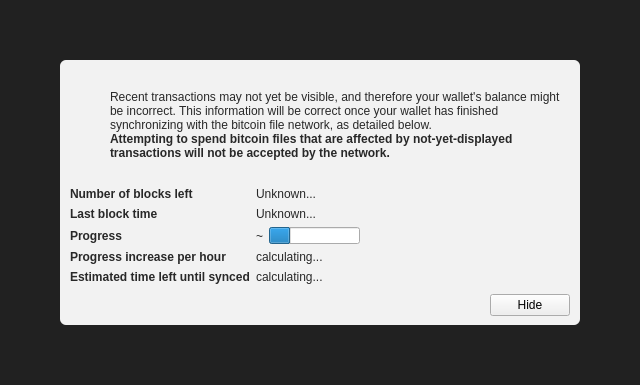
<?xml version="1.0" encoding="UTF-8"?>
<ui version="4.0">
 <class>ModalOverlay</class>
 <widget class="ModalOverlay" name="ModalOverlay">
  <property name="geometry">
   <rect>
    <x>0</x>
    <y>0</y>
    <width>640</width>
    <height>385</height>
   </rect>
  </property>
  <property name="windowTitle">
   <string>Form</string>
  </property>
  <layout class="QVBoxLayout" name="verticalLayout" stretch="0">
   <property name="sizeConstraint">
    <enum>QLayout::SetDefaultConstraint</enum>
   </property>
   <property name="leftMargin">
    <number>0</number>
   </property>
   <property name="topMargin">
    <number>0</number>
   </property>
   <property name="rightMargin">
    <number>0</number>
   </property>
   <property name="bottomMargin">
    <number>0</number>
   </property>
   <item>
    <widget class="QWidget" name="bgWidget" native="true">
     <property name="styleSheet">
      <string notr="true">#bgWidget { background: rgba(0,0,0,220); }</string>
     </property>
     <layout class="QVBoxLayout" name="verticalLayoutMain" stretch="1">
      <property name="leftMargin">
       <number>60</number>
      </property>
      <property name="topMargin">
       <number>60</number>
      </property>
      <property name="rightMargin">
       <number>60</number>
      </property>
      <property name="bottomMargin">
       <number>60</number>
      </property>
      <item>
       <widget class="QWidget" name="contentWidget" native="true">
        <property name="styleSheet">
         <string notr="true">#contentWidget { background: rgba(255,255,255,240); border-radius: 6px; }

QLabel { color: rgb(40,40,40);  }</string>
        </property>
        <layout class="QVBoxLayout" name="verticalLayoutSub" stretch="1,0,0,0">
         <property name="spacing">
          <number>0</number>
         </property>
         <property name="leftMargin">
          <number>10</number>
         </property>
         <property name="topMargin">
          <number>10</number>
         </property>
         <property name="rightMargin">
          <number>10</number>
         </property>
         <property name="bottomMargin">
          <number>10</number>
         </property>
         <item>
          <layout class="QHBoxLayout" name="horizontalLayoutIconText" stretch="0,1">
           <property name="topMargin">
            <number>20</number>
           </property>
           <item>
            <layout class="QVBoxLayout" name="verticalLayoutIcon">
             <property name="leftMargin">
              <number>0</number>
             </property>
             <item>
              <widget class="QPushButton" name="warningIcon">
               <property name="enabled">
                <bool>false</bool>
               </property>
               <property name="text">
                <string/>
               </property>
               <property name="icon">
                <iconset>
                 <normaloff>:/icons/warning</normaloff>
                 <disabledoff>:/icons/warning</disabledoff>:/icons/warning</iconset>
               </property>
               <property name="iconSize">
                <size>
                 <width>48</width>
                 <height>48</height>
                </size>
               </property>
               <property name="flat">
                <bool>true</bool>
               </property>
              </widget>
             </item>
             <item>
              <spacer name="verticalSpacerWarningIcon">
               <property name="orientation">
                <enum>Qt::Vertical</enum>
               </property>
               <property name="sizeHint" stdset="0">
                <size>
                 <width>20</width>
                 <height>40</height>
                </size>
               </property>
              </spacer>
             </item>
            </layout>
           </item>
           <item>
            <layout class="QVBoxLayout" name="verticalLayoutInfoText">
             <property name="leftMargin">
              <number>0</number>
             </property>
             <property name="topMargin">
              <number>0</number>
             </property>
             <item>
              <widget class="QLabel" name="infoText">
               <property name="text">
                <string>Recent transactions may not yet be visible, and therefore your wallet's balance might be incorrect. This information will be correct once your wallet has finished synchronizing with the bitcoin file network, as detailed below.</string>
               </property>
               <property name="textFormat">
                <enum>Qt::RichText</enum>
               </property>
               <property name="wordWrap">
                <bool>true</bool>
               </property>
              </widget>
             </item>
             <item>
              <widget class="QLabel" name="infoTextStrong">
               <property name="font">
                <font>
                 <weight>75</weight>
                 <bold>true</bold>
                </font>
               </property>
               <property name="text">
                <string>Attempting to spend bitcoin files that are affected by not-yet-displayed transactions will not be accepted by the network.</string>
               </property>
               <property name="textFormat">
                <enum>Qt::RichText</enum>
               </property>
               <property name="wordWrap">
                <bool>true</bool>
               </property>
              </widget>
             </item>
             <item>
              <spacer name="verticalSpacerInTextSpace">
               <property name="orientation">
                <enum>Qt::Vertical</enum>
               </property>
               <property name="sizeHint" stdset="0">
                <size>
                 <width>20</width>
                 <height>40</height>
                </size>
               </property>
              </spacer>
             </item>
            </layout>
           </item>
          </layout>
         </item>
         <item>
          <spacer name="verticalSpacerAfterText">
           <property name="orientation">
            <enum>Qt::Vertical</enum>
           </property>
           <property name="sizeHint" stdset="0">
            <size>
             <width>20</width>
             <height>40</height>
            </size>
           </property>
          </spacer>
         </item>
         <item>
          <layout class="QFormLayout" name="formLayout">
           <property name="fieldGrowthPolicy">
            <enum>QFormLayout::FieldsStayAtSizeHint</enum>
           </property>
           <property name="horizontalSpacing">
            <number>6</number>
           </property>
           <property name="verticalSpacing">
            <number>6</number>
           </property>
           <property name="topMargin">
            <number>10</number>
           </property>
           <item row="0" column="0">
            <widget class="QLabel" name="labelNumberOfBlocksLeft">
             <property name="font">
              <font>
               <weight>75</weight>
               <bold>true</bold>
              </font>
             </property>
             <property name="text">
              <string>Number of blocks left</string>
             </property>
            </widget>
           </item>
           <item row="0" column="1">
            <widget class="QLabel" name="numberOfBlocksLeft">
             <property name="text">
              <string>Unknown...</string>
             </property>
            </widget>
           </item>
           <item row="1" column="0">
            <widget class="QLabel" name="labelLastBlockTime">
             <property name="font">
              <font>
               <weight>75</weight>
               <bold>true</bold>
              </font>
             </property>
             <property name="text">
              <string>Last block time</string>
             </property>
            </widget>
           </item>
           <item row="1" column="1">
            <widget class="QLabel" name="newestBlockDate">
             <property name="sizePolicy">
              <sizepolicy hsizetype="Maximum" vsizetype="Preferred">
               <horstretch>0</horstretch>
               <verstretch>0</verstretch>
              </sizepolicy>
             </property>
             <property name="text">
              <string>Unknown...</string>
             </property>
            </widget>
           </item>
           <item row="2" column="0">
            <widget class="QLabel" name="labelSyncDone">
             <property name="font">
              <font>
               <weight>75</weight>
               <bold>true</bold>
              </font>
             </property>
             <property name="text">
              <string>Progress</string>
             </property>
            </widget>
           </item>
           <item row="2" column="1">
            <layout class="QHBoxLayout" name="horizontalLayoutSync" stretch="0,1">
             <item>
              <widget class="QLabel" name="percentageProgress">
               <property name="text">
                <string notr="true">~</string>
               </property>
              </widget>
             </item>
             <item>
              <widget class="QProgressBar" name="progressBar">
               <property name="value">
                <number>24</number>
               </property>
               <property name="format">
                <string/>
               </property>
              </widget>
             </item>
            </layout>
           </item>
           <item row="4" column="0">
            <widget class="QLabel" name="labelProgressIncrease">
             <property name="font">
              <font>
               <weight>75</weight>
               <bold>true</bold>
              </font>
             </property>
             <property name="text">
              <string>Progress increase per hour</string>
             </property>
            </widget>
           </item>
           <item row="4" column="1">
            <widget class="QLabel" name="progressIncreasePerH">
             <property name="text">
              <string>calculating...</string>
             </property>
            </widget>
           </item>
           <item row="5" column="0">
            <widget class="QLabel" name="labelEstimatedTimeLeft">
             <property name="font">
              <font>
               <weight>75</weight>
               <bold>true</bold>
              </font>
             </property>
             <property name="text">
              <string>Estimated time left until synced</string>
             </property>
            </widget>
           </item>
           <item row="5" column="1">
            <widget class="QLabel" name="expectedTimeLeft">
             <property name="text">
              <string>calculating...</string>
             </property>
            </widget>
           </item>
          </layout>
         </item>
         <item>
          <layout class="QHBoxLayout" name="horizontalLayoutButtons">
           <property name="leftMargin">
            <number>10</number>
           </property>
           <property name="topMargin">
            <number>10</number>
           </property>
           <item>
            <spacer name="horizontalSpacer">
             <property name="orientation">
              <enum>Qt::Horizontal</enum>
             </property>
             <property name="sizeHint" stdset="0">
              <size>
               <width>40</width>
               <height>20</height>
              </size>
             </property>
            </spacer>
           </item>
           <item>
            <widget class="QPushButton" name="closeButton">
             <property name="text">
              <string>Hide</string>
             </property>
            </widget>
           </item>
          </layout>
         </item>
        </layout>
       </widget>
      </item>
     </layout>
    </widget>
   </item>
  </layout>
 </widget>
 <customwidgets>
  <customwidget>
   <class>ModalOverlay</class>
   <extends>QWidget</extends>
   <header>modaloverlay.h</header>
   <container>1</container>
  </customwidget>
 </customwidgets>
 <resources/>
 <connections/>
</ui>
